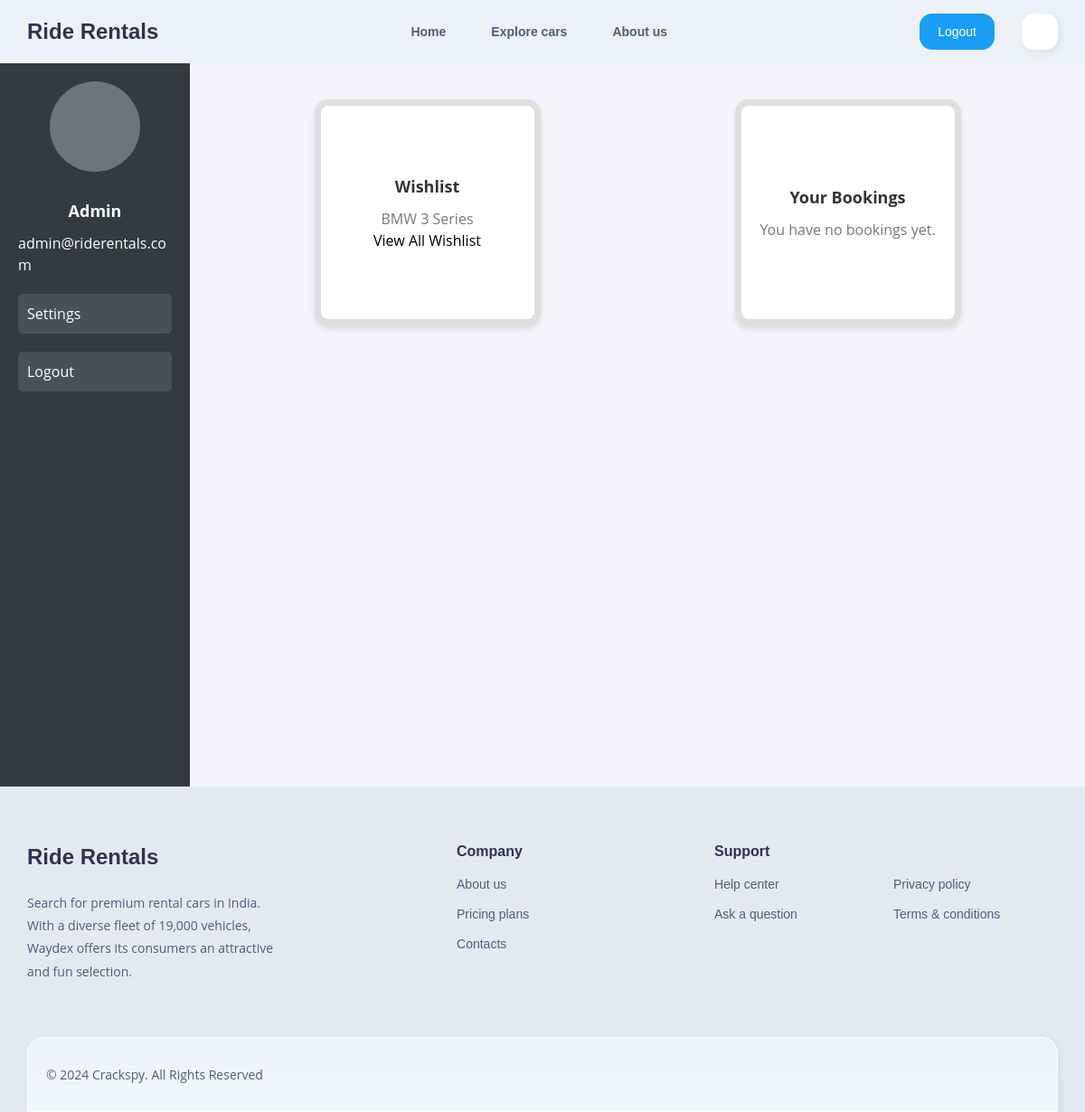
The app's page /profile/ (signed in), older data.
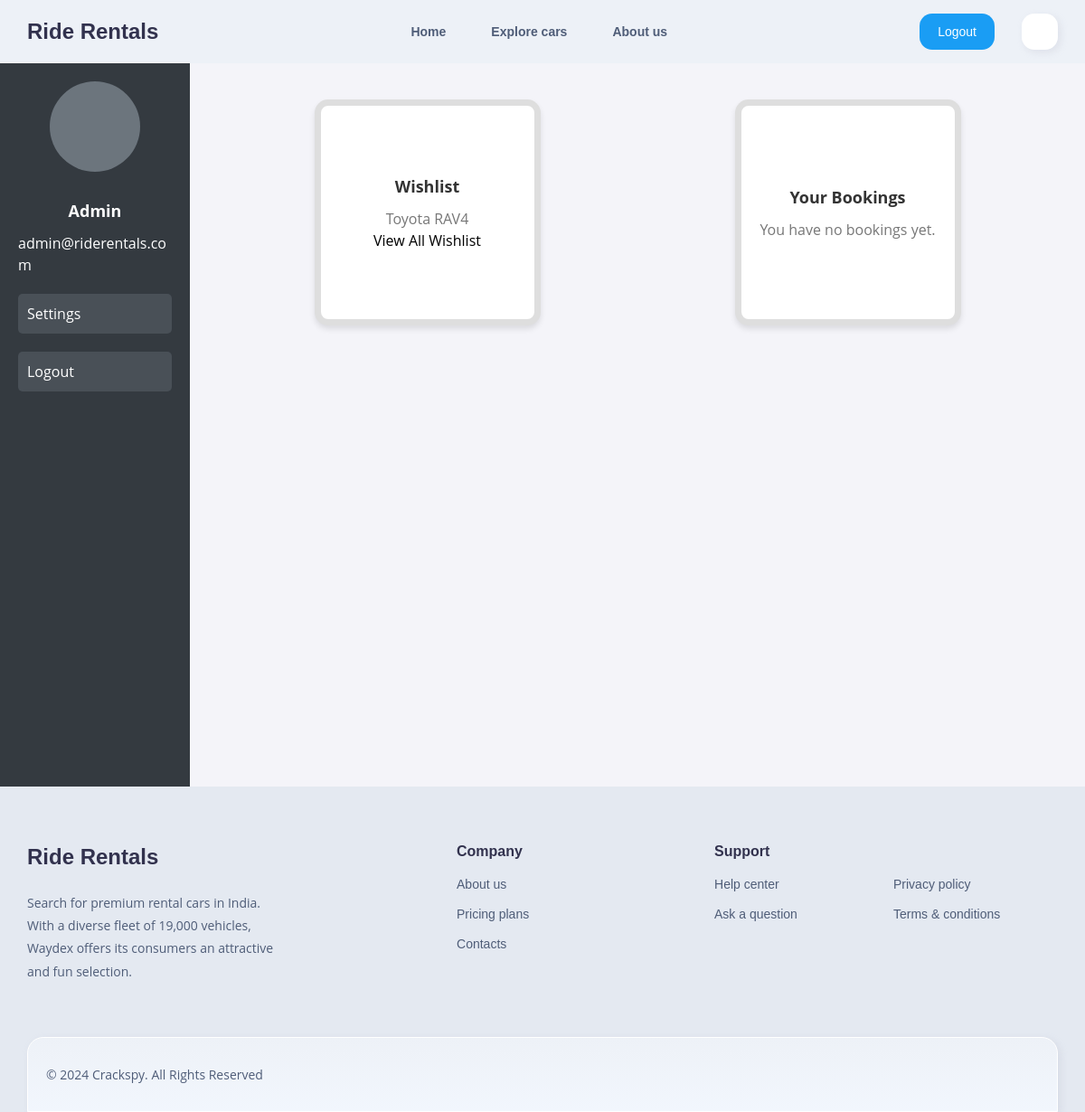
The same page, newer data.
### mainapp/models.py (models this page shows, shortened)
class Wishlist(models.Model):
    user = models.ForeignKey(User, on_delete=models.CASCADE)  # ForeignKey to User
    car = models.ForeignKey(Car_info, on_delete=models.CASCADE)  # ForeignKey to Car_info
    added_on = models.DateTimeField(auto_now_add=True)  # Timestamp when added to wishlist
    class Meta:
        unique_together = ('user', 'car')  # Ensures a user cannot add the same car twice

class Car_info(models.Model):
    img = models.ImageField(upload_to="car_pics")
    name = models.CharField(max_length=50)
    year = models.IntegerField(default=2024)
    capacity = models.IntegerField(null=False)
    mileage = models.FloatField(null=False)
    engine = models.CharField(max_length=20)
    gear = models.CharField(max_length=20)
    available = models.BooleanField(default=True)
    price = models.FloatField(default=0.0)
    slug = models.SlugField(max_length=100, unique=True, blank=True)  # Adjust length as needed

### mainapp/views.py (the view)
# urls.py: path('profile/', views.profile_dashboard, name='profile'),
@login_required
def profile_dashboard(request):
    user = request.user
    bookings = Booking.objects.filter(cus_username=user)  # Fetch bookings associated with the user
    wishlist_items = Wishlist.objects.filter(user=user)  # Fetch wishlist items
    return render(request, 'mainapp/profile.html', {
        'user': user,
        'bookings': bookings,
        'wishlist_item': wishlist_items.first(),  # Assuming only one item is shown as an example
        'all_wishlist_items': wishlist_items,
    })

### templates/mainapp/profile.html (shortened to what this page needs)
{% extends 'mainapp/base.html' %} {% load static %}  {% block content %}
<div class="dashboard-container">
    <div class="sidebar">
        <div class="profile-icon">
        </div>
        <h5 class="usrname m-b-10 fz-18">{{ user.username| title }}</h5>
        <p class="email m-b-10">{{ user.email }}</p>
        <button>Settings</button>
        <button>Logout</button>
    </div>
    <div class="content">
        <div class="card">
            <h5>Wishlist</h5>
            {% if wishlist_item %}
            <p>{{ wishlist_item.car.name }}</p>
            <button onclick="openWishlistPopup()">View All Wishlist</button>
            {% else %}
            <p>Your wishlist is empty.</p>
            {% endif %}
        </div>
        <div class="card">
            <h5>Your Bookings</h5>
            {% if bookings %}
            <p>Your recent bookings will appear here.</p>
            <button onclick="openBookingPopup()">View All Bookings</button>
            {% else %}
            <p>You have no bookings yet.</p>
            {% endif %}
        </div>
    </div>
</div>
{% endblock %}

Row changes from the older to the newer data that the page shows:
removed Wishlist: car.name "BMW 3 Series"
added Wishlist: car.name "Toyota RAV4"
